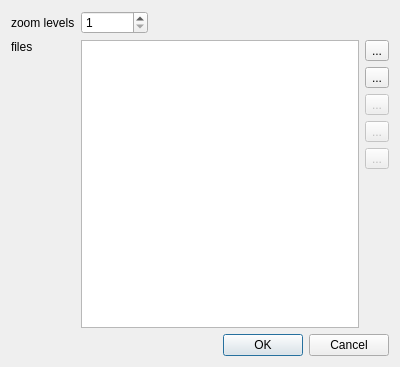
<?xml version="1.0" encoding="UTF-8"?>
<ui version="4.0">
 <class>IDlgEditMapLevel</class>
 <widget class="QDialog" name="IDlgEditMapLevel">
  <property name="geometry">
   <rect>
    <x>0</x>
    <y>0</y>
    <width>400</width>
    <height>367</height>
   </rect>
  </property>
  <property name="windowTitle">
   <string>Edit map level ...</string>
  </property>
  <layout class="QVBoxLayout">
   <item>
    <layout class="QGridLayout">
     <item row="0" column="0">
      <widget class="QLabel" name="label">
       <property name="text">
        <string>zoom levels</string>
       </property>
      </widget>
     </item>
     <item row="0" column="1">
      <layout class="QHBoxLayout">
       <item>
        <widget class="QSpinBox" name="spinZoom">
         <property name="minimum">
          <number>1</number>
         </property>
         <property name="maximum">
          <number>131072</number>
         </property>
        </widget>
       </item>
       <item>
        <spacer>
         <property name="orientation">
          <enum>Qt::Horizontal</enum>
         </property>
         <property name="sizeHint" stdset="0">
          <size>
           <width>40</width>
           <height>20</height>
          </size>
         </property>
        </spacer>
       </item>
      </layout>
     </item>
     <item row="1" column="0">
      <widget class="QLabel" name="label_2">
       <property name="text">
        <string>files</string>
       </property>
       <property name="alignment">
        <set>Qt::AlignLeading|Qt::AlignLeft|Qt::AlignTop</set>
       </property>
      </widget>
     </item>
     <item row="1" column="1">
      <layout class="QHBoxLayout">
       <item>
        <widget class="QListWidget" name="listFiles"/>
       </item>
       <item>
        <layout class="QVBoxLayout">
         <item>
          <widget class="QToolButton" name="toolFiles">
           <property name="toolTip">
            <string>Select files</string>
           </property>
           <property name="text">
            <string>...</string>
           </property>
          </widget>
         </item>
         <item>
          <widget class="QToolButton" name="toolAdd">
           <property name="toolTip">
            <string>Add files to list</string>
           </property>
           <property name="text">
            <string>...</string>
           </property>
          </widget>
         </item>
         <item>
          <widget class="QToolButton" name="toolDel">
           <property name="enabled">
            <bool>false</bool>
           </property>
           <property name="toolTip">
            <string>Delete file from list</string>
           </property>
           <property name="text">
            <string>...</string>
           </property>
          </widget>
         </item>
         <item>
          <widget class="QToolButton" name="toolUp">
           <property name="enabled">
            <bool>false</bool>
           </property>
           <property name="toolTip">
            <string>Move file up in list</string>
           </property>
           <property name="text">
            <string>...</string>
           </property>
          </widget>
         </item>
         <item>
          <widget class="QToolButton" name="toolDown">
           <property name="enabled">
            <bool>false</bool>
           </property>
           <property name="toolTip">
            <string>Move file down in list</string>
           </property>
           <property name="text">
            <string>...</string>
           </property>
          </widget>
         </item>
         <item>
          <spacer>
           <property name="orientation">
            <enum>Qt::Vertical</enum>
           </property>
           <property name="sizeHint" stdset="0">
            <size>
             <width>20</width>
             <height>40</height>
            </size>
           </property>
          </spacer>
         </item>
        </layout>
       </item>
      </layout>
     </item>
    </layout>
   </item>
   <item>
    <widget class="QDialogButtonBox" name="buttonBox">
     <property name="orientation">
      <enum>Qt::Horizontal</enum>
     </property>
     <property name="standardButtons">
      <set>QDialogButtonBox::Cancel|QDialogButtonBox::Ok</set>
     </property>
    </widget>
   </item>
  </layout>
 </widget>
 <resources/>
 <connections>
  <connection>
   <sender>buttonBox</sender>
   <signal>accepted()</signal>
   <receiver>IDlgEditMapLevel</receiver>
   <slot>accept()</slot>
   <hints>
    <hint type="sourcelabel">
     <x>248</x>
     <y>254</y>
    </hint>
    <hint type="destinationlabel">
     <x>157</x>
     <y>274</y>
    </hint>
   </hints>
  </connection>
  <connection>
   <sender>buttonBox</sender>
   <signal>rejected()</signal>
   <receiver>IDlgEditMapLevel</receiver>
   <slot>reject()</slot>
   <hints>
    <hint type="sourcelabel">
     <x>316</x>
     <y>260</y>
    </hint>
    <hint type="destinationlabel">
     <x>286</x>
     <y>274</y>
    </hint>
   </hints>
  </connection>
 </connections>
</ui>
